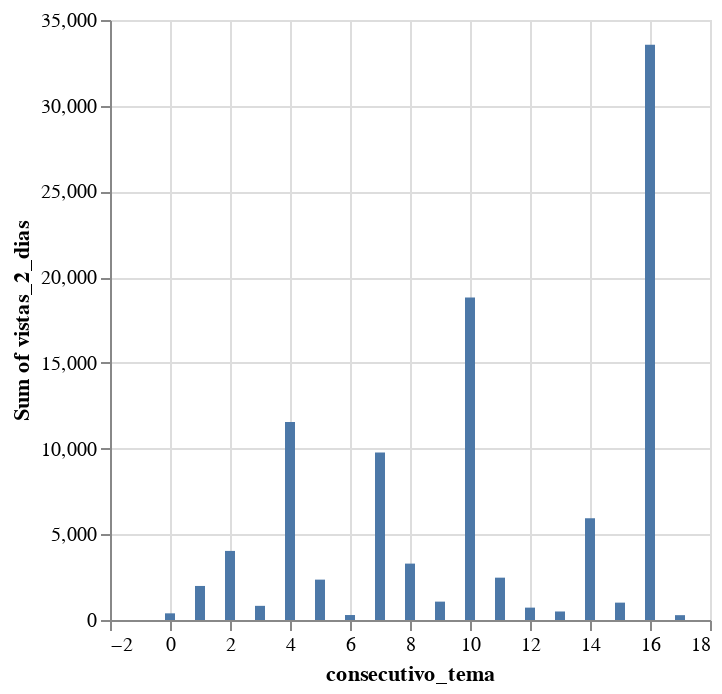

The code cell stored with this chart in its notebook:
### Code cell
DeepnoteChart(df_dataset_priori, """{"mark":{"clip":true,"type":"bar","color":"#4c78a8","tooltip":true},"config":{"legend":{}},"$schema":"https://vega.github.io/schema/vega-lite/v5.json","encoding":{"x":{"sort":null,"type":"quantitative","field":"consecutivo_tema","scale":{"type":"linear"}},"y":{"sort":null,"type":"quantitative","field":"vistas_2_dias","scale":{"type":"linear"},"aggregate":"sum"}}}""")
